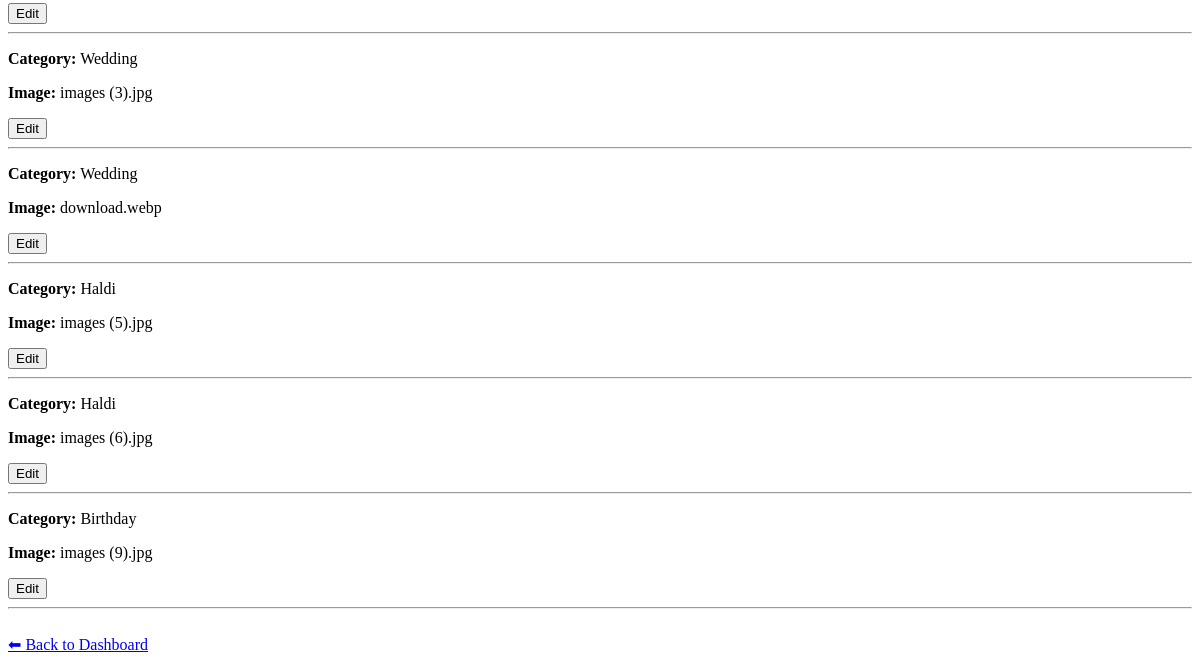
Page /edit-decoration (lower part) on the earlier database version.
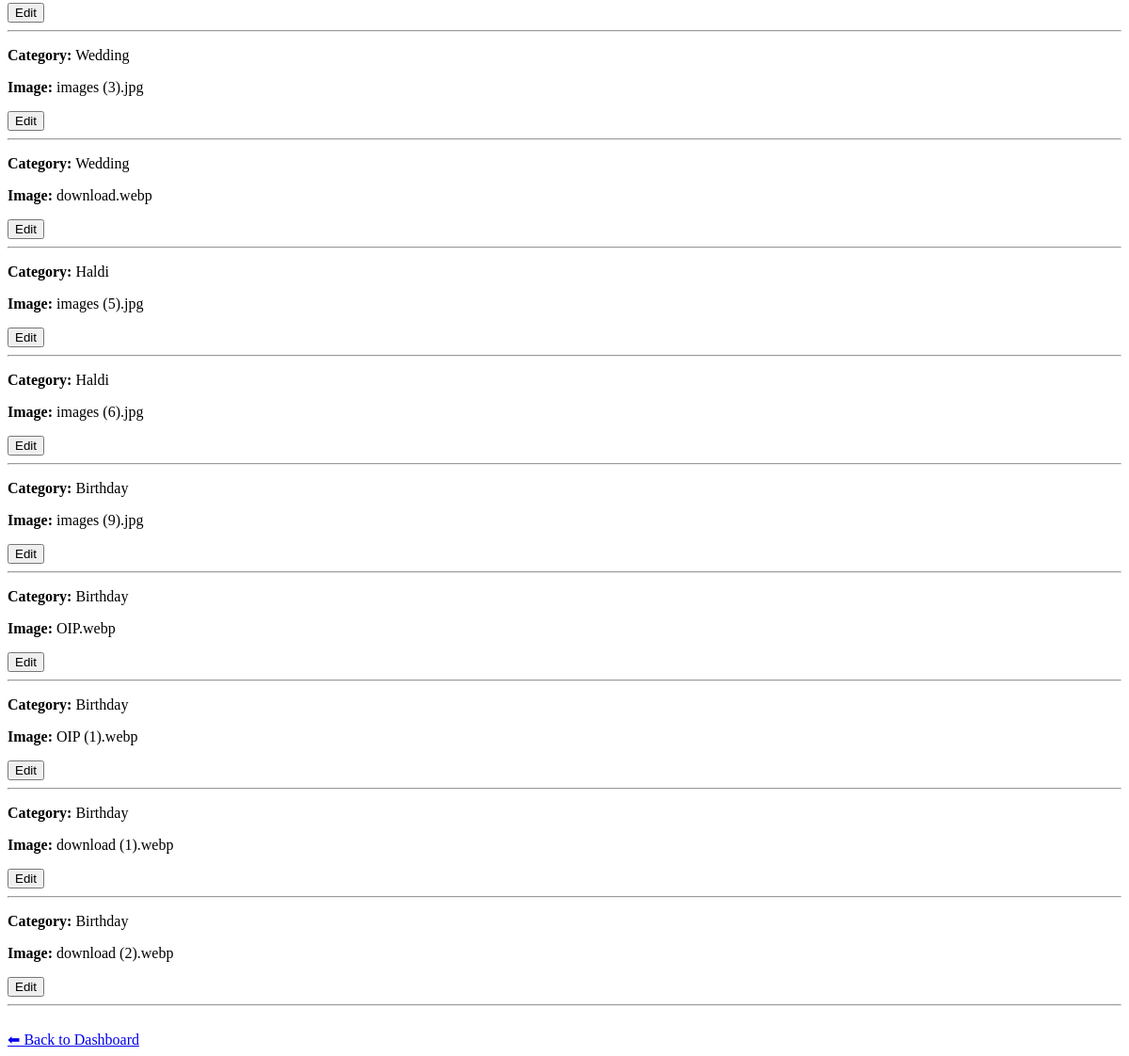
Same page on the later database version.
### tables this page shows
CREATE TABLE decorations (
    id INTEGER PRIMARY KEY AUTOINCREMENT,
    category TEXT NOT NULL,
    image TEXT NOT NULL
);

### app.py (the view)
@app.route("/edit-decoration")
def edit_decoration():
    connection = get_db()
    decorations = connection.execute(
        "SELECT * FROM decorations"
    ).fetchall()
    connection.close()
    return render_template(
        "edit_decoration.html",
        decorations=decorations
    )

### app.py (called while the page is built)
def get_db():
    connection = sqlite3.connect("decorations.db")
    connection.row_factory = sqlite3.Row
    return connection

### templates/edit_decoration.html (shortened to what this page needs)
<!DOCTYPE html>
<html>
<head>
</head>
<body>
    {% for decoration in decorations %}
        <div>
            <p>
                <strong>Category:</strong> {{ decoration["category"] }}
            </p>
            <p>
                <strong>Image:</strong> {{ decoration["image"] }}
            </p>
            <a href="/edit-decoration/{{ decoration['id'] }}">
                <button>Edit</button>
            </a>
            <hr>
        </div>
    {% endfor %}
    <br>
    <a href="/owner">⬅ Back to Dashboard</a>
</body>
</html>

Differences in the rows shown:
added decorations: category "Birthday", image "OIP.webp"
added decorations: category "Birthday", image "OIP (1).webp"
added decorations: category "Birthday", image "download (1).webp"
added decorations: category "Birthday", image "download (2).webp"
